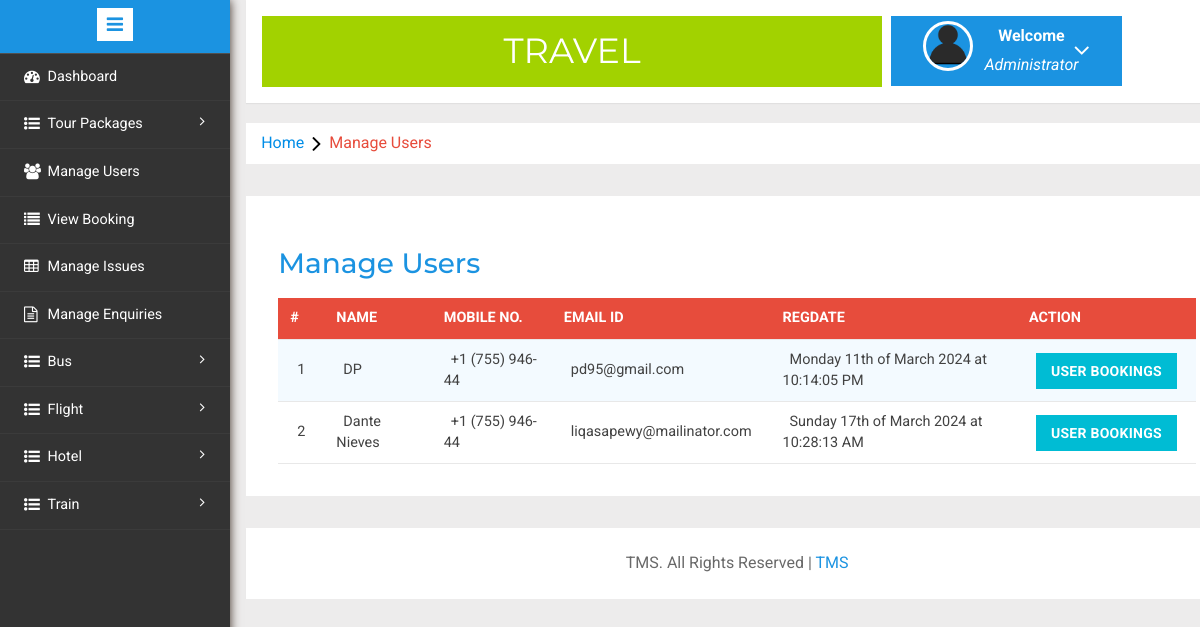
Before: /admin/manage-users.php (signed in) with the older database file.
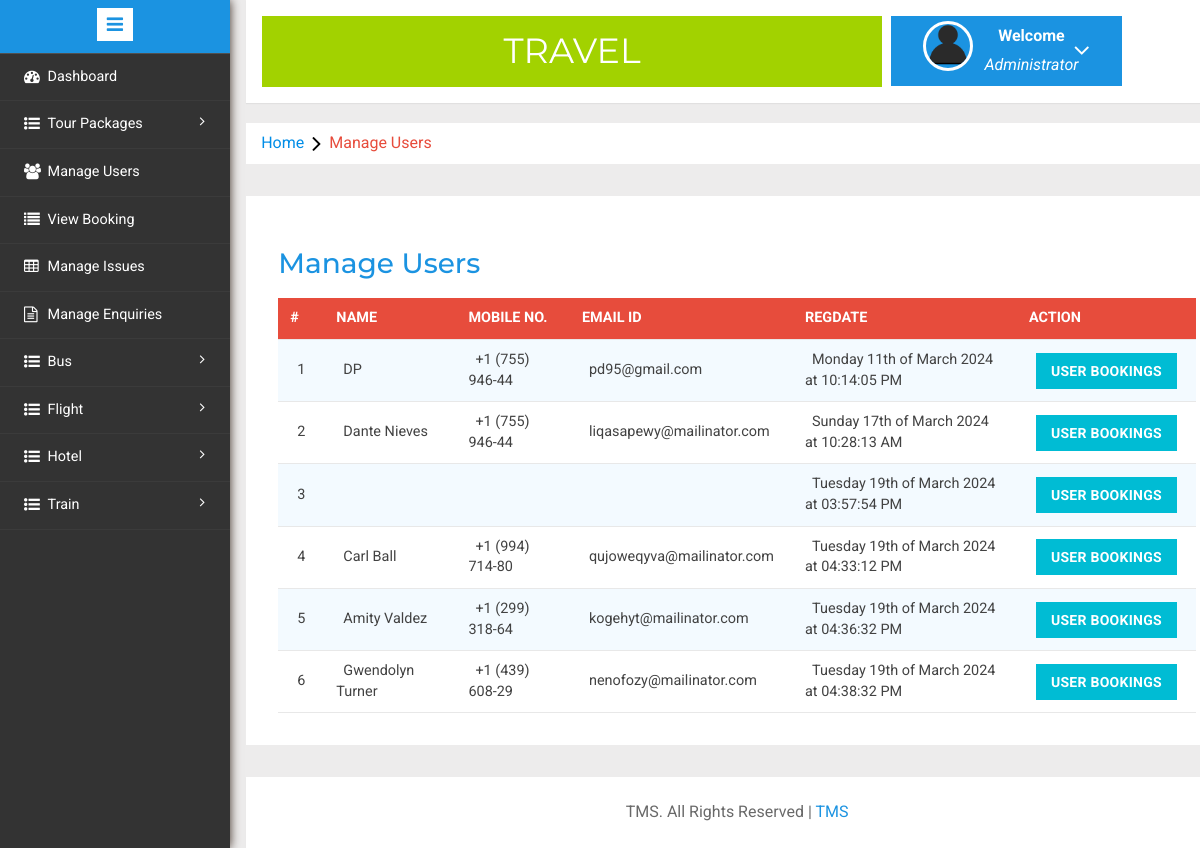
After: the same page with the newer database file.
### tables this page shows
CREATE TABLE IF NOT EXISTS `users` (
  `UserID` int NOT NULL AUTO_INCREMENT,
  `FullName` varchar(50) NOT NULL,
  `EMail` varchar(50) NOT NULL,
  `Phone` varchar(15) NOT NULL,
  `Username` varchar(200) NOT NULL,
  `Password` varchar(200) NOT NULL,
  `AddressLine1` varchar(50) NOT NULL,
  `AddressLine2` varchar(50) NOT NULL,
  `City` varchar(30) NOT NULL,
  `State` varchar(30) NOT NULL,
  `Date` varchar(50) NOT NULL,
  PRIMARY KEY (`UserID`)
);

### admin/manage-users.php (the view, shortened to what this page needs)
<?php
include('includes/config.php');
if (strlen($_SESSION['alogin']) == 0) {
	header('location:index.php');
} else {
?>
	<!DOCTYPE HTML>
	<html>
	<head>
		<link href="css/bootstrap.min.css" rel='stylesheet' type='text/css' />
		<link href="css/style.css" rel='stylesheet' type='text/css' />
		<link rel="stylesheet" href="css/morris.css" type="text/css" />
		<link href="css/font-awesome.css" rel="stylesheet">
		<link rel="stylesheet" type="text/css" href="css/table-style.css" />
		<link rel="stylesheet" type="text/css" href="css/basictable.css" />
		<link rel="stylesheet" href="css/icon-font.min.css" type='text/css' />
	</head>
	<body>
		<div class="page-container">
			<div class="left-content">
				<div class="mother-grid-inner">
					<?php include('includes/header.php'); ?>
				</div>
				<ol class="breadcrumb">
					<li class="breadcrumb-item"><a href="manage-users.php">Home</a><i class="fa fa-angle-right"></i>Manage Users</li>
				</ol>
				<div class="agile-grids">
					<div class="agile-tables">
						<div class="w3l-table-info">
							<h2>Manage Users</h2>
							<table id="table">
								<thead>
									<tr>
										<th>#</th>
										<th>Name</th>
										<th>Mobile No.</th>
										<th>Email Id</th>
										<th>RegDate </th>
										<th>Action</th>
									</tr>
								</thead>
								<tbody>
									<?php $sql = "SELECT * from users";
									$query = $dbh->prepare($sql);
									$query->execute();
									$results = $query->fetchAll(PDO::FETCH_OBJ);
									$cnt = 1;
									if ($query->rowCount() > 0) {
										foreach ($results as $result) {				?>
											<tr>
												<td><?php echo htmlentities($cnt); ?></td>
												<td><?php echo htmlentities($result->FullName); ?></td>
												<td><?php echo htmlentities($result->Phone); ?></td>
												<td><?php echo htmlentities($result->EMail); ?></td>
												<td><?php echo htmlentities($result->Date); ?></td>
												<td><a href="user-bookings.php?Puid=<?php echo htmlentities($result->UserID); ?>&&Pusername=<?php echo htmlentities($result->Username); ?>" class="btn btn-primary">User Bookings</td>
											</tr>
									<?php $cnt = $cnt + 1;
										}
									} ?>
								</tbody>
							</table>
						</div>
					</div>
					<?php include('includes/footer.php'); ?>
				</div>
			</div>
			<?php include('includes/sidebarmenu.php'); ?>
		</div>
	</body>
	</html>
<?php } ?>

### admin/includes/header.php (shortened to what this page needs)
<div class="header-main">
					<div class="logo-w3-agile">
								<h1><a href="dashboard.php">Travel</a></h1>
							</div>
						<div class="profile_details w3l">
								<ul>
									<li class="dropdown profile_details_drop">
										<a href="#" class="dropdown-toggle" data-toggle="dropdown" aria-expanded="false">
											<div class="profile_img">
												<span class="prfil-img"><img src="images/User-icon.png" alt=""> </span>
												<div class="user-name">
													<p>Welcome</p>
													<span>Administrator</span>
												</div>
												<i class="fa fa-angle-down"></i>
												<div class="clearfix"></div>
											</div>
										</a>
									</li>
								</ul>
							</div>
				</div>

### admin/includes/footer.php
<div class="copyrights">
	 <p>TMS. All Rights Reserved |  <a href="#">TMS</a> </p>
</div>

### admin/includes/sidebarmenu.php (shortened to what this page needs)
<div class="sidebar-menu">
	<header class="logo1">
		<a href="#" class="sidebar-icon"> <span class="fa fa-bars"></span> </a>
	</header>
	<div class="menu">
		<ul id="menu">
			<li><a href="dashboard.php"><i class="fa fa-tachometer"></i> <span>Dashboard</span>
				</a></li>
			<li id="menu-academico"><a href="#"><i class="fa fa-list-ul" aria-hidden="true"></i><span>Tour Packages</span> <span class="fa fa-angle-right" style="float: right"></span>
				</a>
			</li>
			<li id="menu-academico"><a href="manage-users.php"><i class="fa fa-users" aria-hidden="true"></i><span>Manage Users</span>
				</a></li>
			<li><a href="view-booking.php"><i class="fa fa-list" aria-hidden="true"></i> <span>View Booking</span>
				</a></li>
			<li><a href="manageissues.php"><i class="fa fa-table"></i> <span>Manage Issues</span>
				</a></li>
			<li><a href="manage-enquires.php"><i class="fa fa-file-text-o" aria-hidden="true"></i> <span>Manage Enquiries</span>
				</a></li>
			<li id="menu-academico"><a href="#"><i class="fa fa-list-ul" aria-hidden="true"></i><span> Bus</span> <span class="fa fa-angle-right" style="float: right"></span>
				</a>
			</li>
			<li id="menu-academico"><a href="#"><i class="fa fa-list-ul" aria-hidden="true"></i><span> Flight</span> <span class="fa fa-angle-right" style="float: right"></span>
				</a>
			</li>
			<li id="menu-academico"><a href="#"><i class="fa fa-list-ul" aria-hidden="true"></i><span> Hotel</span> <span class="fa fa-angle-right" style="float: right"></span>
				</a>
			</li>
			<li id="menu-academico"><a href="#"><i class="fa fa-list-ul" aria-hidden="true"></i><span>Train</span> <span class="fa fa-angle-right" style="float: right"></span>
				</a>
			</li>
		</ul>
	</div>
</div>

### admin/css/table-style.css (style rules this page uses)
table { background: white; border-collapse: collapse; margin: 1.25em 0 0; width: 100%; }
table tr, table th, table td { border: none; border-bottom: 1px solid #e8e8e8; font-size: .95em; }
table th, table td { padding: 10px 12px; text-align: left; }
table th { background: #e74c3c; color: #fff; text-transform: uppercase; }
table tr td { background: #f3faff; color: #424242; }
table tr:nth-of-type(2n+2) td { background: #ffffff; }
table { width: 100%; }

Changed rows visible on the page:
added users: Date "Tuesday 19th of March 2024 at 03:57:54 PM"
added users: FullName "Carl Ball", Phone "+1 (994) 714-80", EMail "qujoweqyva@mailinator.com", Date "Tuesday 19th of March 2024 at 04:33:12 PM"
added users: FullName "Amity Valdez", Phone "+1 (299) 318-64", EMail "kogehyt@mailinator.com", Date "Tuesday 19th of March 2024 at 04:36:32 PM"
added users: FullName "Gwendolyn Turner", Phone "+1 (439) 608-29", EMail "nenofozy@mailinator.com", Date "Tuesday 19th of March 2024 at 04:38:32 PM"
